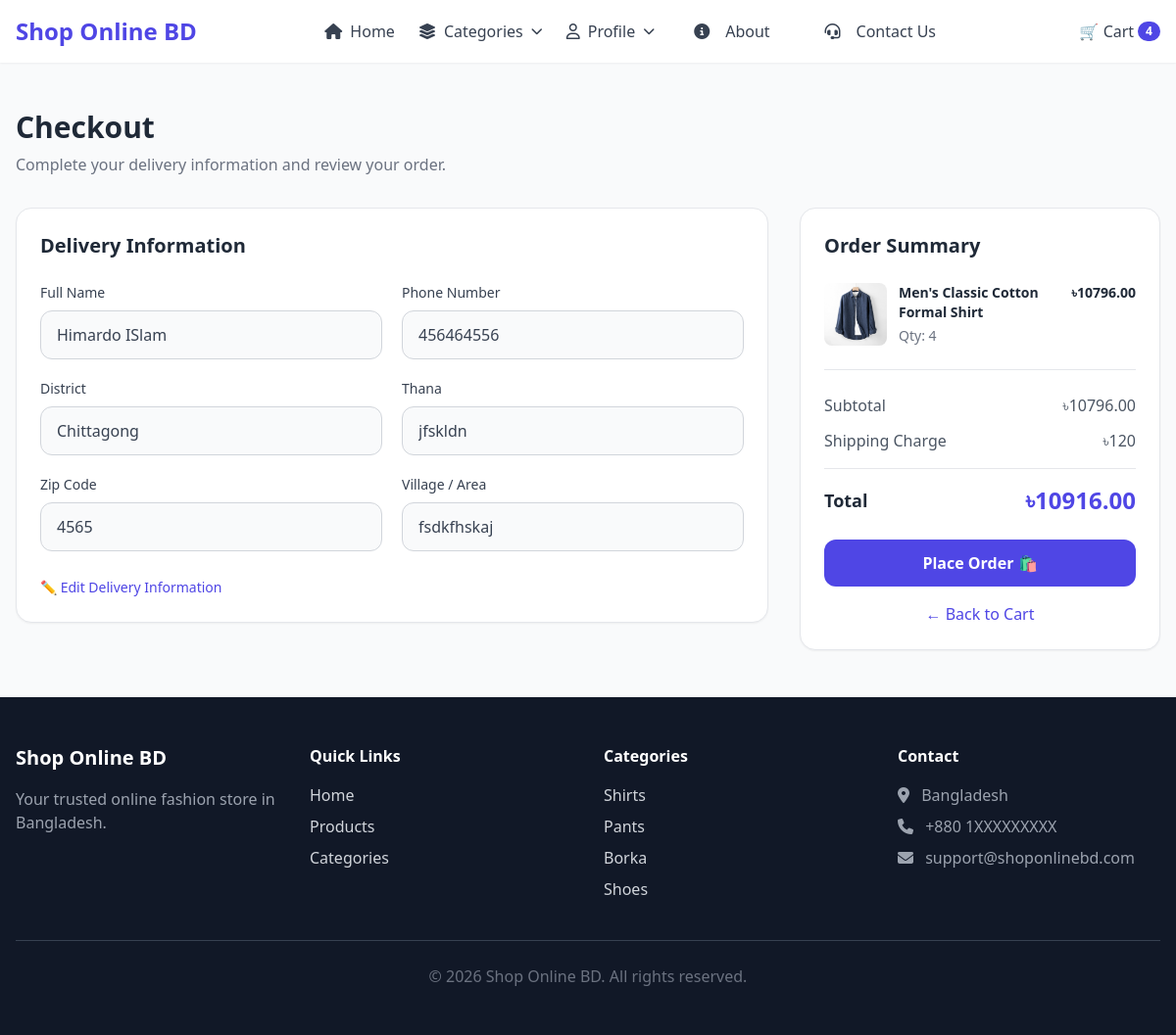
Before: /checkout/ (signed in) with the older database file.
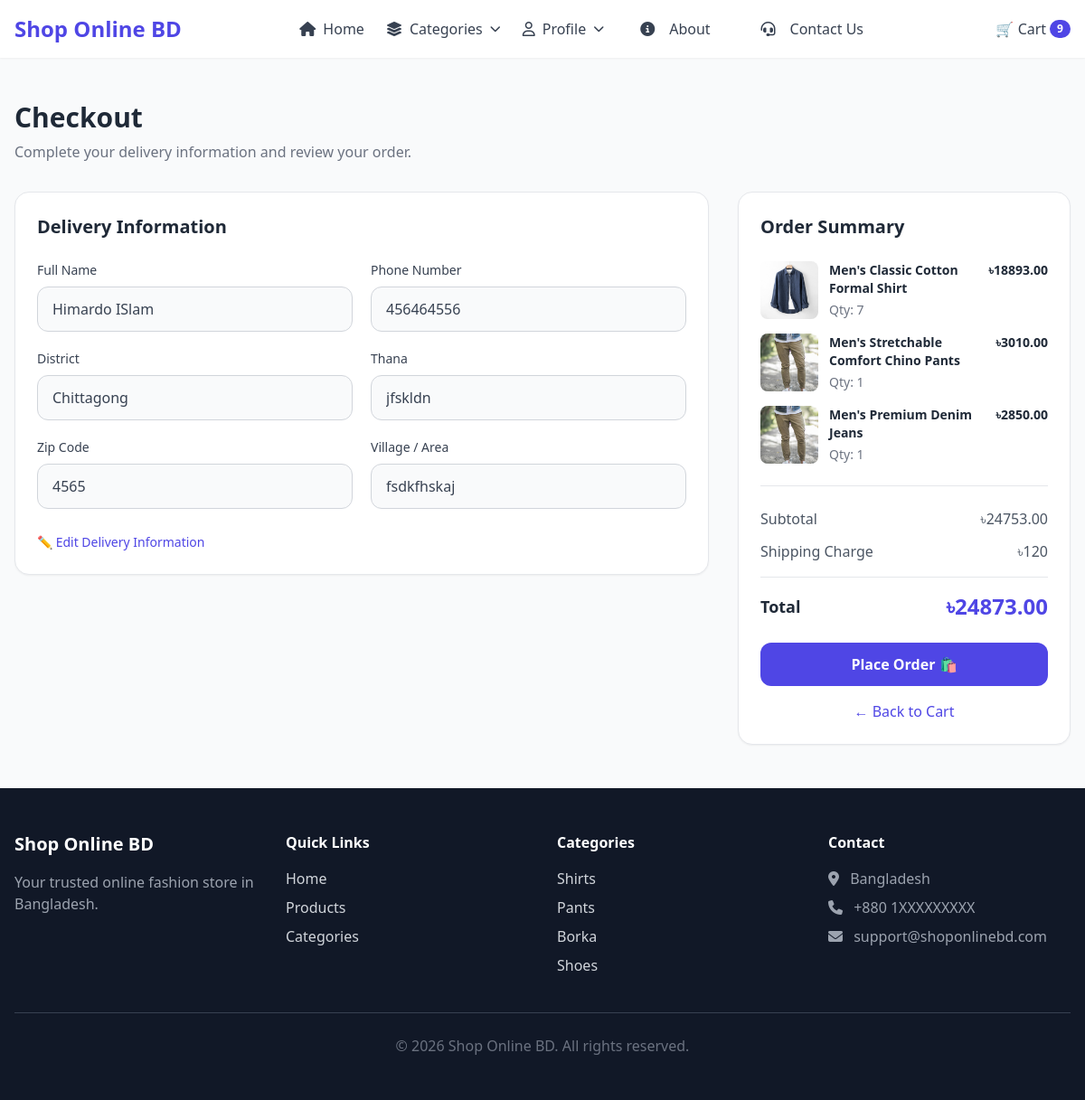
After: the same page with the newer database file.
### shop/models.py (models this page shows, shortened)
class CartItem(models.Model):
    cart = models.ForeignKey(Cart, on_delete=models.CASCADE, related_name="items")
    product = models.ForeignKey(Product, on_delete=models.CASCADE)
    quantity = models.PositiveIntegerField(default=1)
    created_at = models.DateTimeField(auto_now_add=True)
    updated_at = models.DateTimeField(auto_now=True)
    class Meta:
        constraints = [
            models.UniqueConstraint(
                fields=["cart", "product"], name="unique_product_per_cart"
            )
        ]

class Product(models.Model):
    name = models.CharField(max_length=100)
    price = models.DecimalField(max_digits=10, decimal_places=2)
    discounted_price = models.DecimalField(
        max_digits=10, decimal_places=2, null=True, blank=True
    )
    image = models.ImageField(upload_to="productImages/")
    description = models.TextField()
    category = models.CharField(max_length=30, choices=CATEGORY_CHOICES)

### shop/views.py (the view)
class CheckoutView(LoginRequiredMixin, View):
    def get(self, request):
        cart = Cart.objects.filter(user=request.user).first()
        if not cart:
            messages.warning(request, "Your cart is empty.")
            return redirect("cart")
        cart_items = cart.items.select_related("product")
        if not cart_items.exists():
            messages.warning(request, "Your cart is empty.")
            return redirect("cart")
        customer = Customer.objects.filter(user=request.user).first()
        subtotal = 0
        for item in cart_items:
            price = (
                item.product.discounted_price
                if item.product.discounted_price
                else item.product.price
            )
            item.subtotal = price * item.quantity
            subtotal += item.subtotal
        if customer and customer.district == "Dhaka":
            shipping_charge = 60
        else:
            shipping_charge = 120
        total_amount = subtotal + shipping_charge
        return render(
            request,
            "shop/checkout.html",
            {
                "cart_items": cart_items,
                "customer": customer,
                "subtotal": subtotal,
                "shipping_charge": shipping_charge,
                "total_amount": total_amount,
            },
        )

### shop/context_processors.py (called while the page is built)
def cart_count(request):
    if request.user.is_authenticated:
        cart = Cart.objects.filter(user=request.user).first()
        if cart:
            count = sum(item.quantity for item in cart.items.all())
            return {"cart_count": count}
    return {"cart_count": 0}

### templates/shop/checkout.html (shortened to what the changed rows need)
{% extends "shop/base.html" %}
{% block content %}
<section class="max-w-7xl mx-auto px-4 py-12">
    <div class="mb-8">
        <h1 class="text-3xl font-bold text-gray-800">
            Checkout
        </h1>
    </div>
    <div class="grid lg:grid-cols-3 gap-8">
        <div class="lg:col-span-2">
            <div class="bg-white rounded-2xl shadow-sm border p-6">
                <h2 class="text-xl font-bold text-gray-800 mb-6">
                    Delivery Information
                </h2>
            </div>
        </div>
        <div>
            <div
                class="bg-white rounded-2xl shadow-sm
                       border p-6 sticky top-6">
                <h2 class="text-xl font-bold text-gray-800 mb-6">
                    Order Summary
                </h2>
                <div class="space-y-4">
                    {% for item in cart_items %}
                    <div class="flex gap-3">
                        <img
                            src="{{ item.product.image.url }}"
                            alt="{{ item.product.name }}"
                            class="w-16 h-16
                                   object-cover rounded-lg
                                   flex-shrink-0">
                        <div class="flex-1">
                            <h3 class="text-sm font-semibold
                                       text-gray-800">
                                {{ item.product.name }}
                            </h3>
                            <p class="text-sm text-gray-500 mt-1">
                                Qty: {{ item.quantity }}
                            </p>
                        </div>
                        <div class="text-sm font-semibold
                                    text-gray-800">
                            ৳{{ item.subtotal }}
                        </div>
                    </div>
                    {% endfor %}
                </div>
                <div class="flex justify-between
                            text-gray-600 mb-3">
                    <span>
                        Subtotal
                    </span>
                    <span>
                        ৳{{ subtotal }}
                    </span>
                </div>
                <div class="border-t pt-4 mt-4">
                    <div class="flex justify-between
                                items-center">
                        <span class="text-lg font-bold
                                     text-gray-800">
                            Total
                        </span>
                        <span class="text-2xl font-bold
                                     text-indigo-600">
                            ৳{{ total_amount }}
                        </span>
                    </div>
                </div>
            </div>
        </div>
    </div>
</section>
{% endblock %}

Changed rows visible on the page:
changed CartItem "Men's Classic Cotton Formal Shirt": quantity "4" → "7"; subtotal "10796.00" → "18893.00"
added CartItem: product.image (picture), product.name "Men's Stretchable Comfort Chino Pants", quantity "1", subtotal "3010.00"
added CartItem: product.image (picture), product.name "Men's Premium Denim Jeans", quantity "1", subtotal "2850.00"
Other visible differences:
{{ cart_count }}: "4" → "9"
{{ subtotal }}: "10796.00" → "24753.00"
{{ total_amount }}: "10916.00" → "24873.00"
